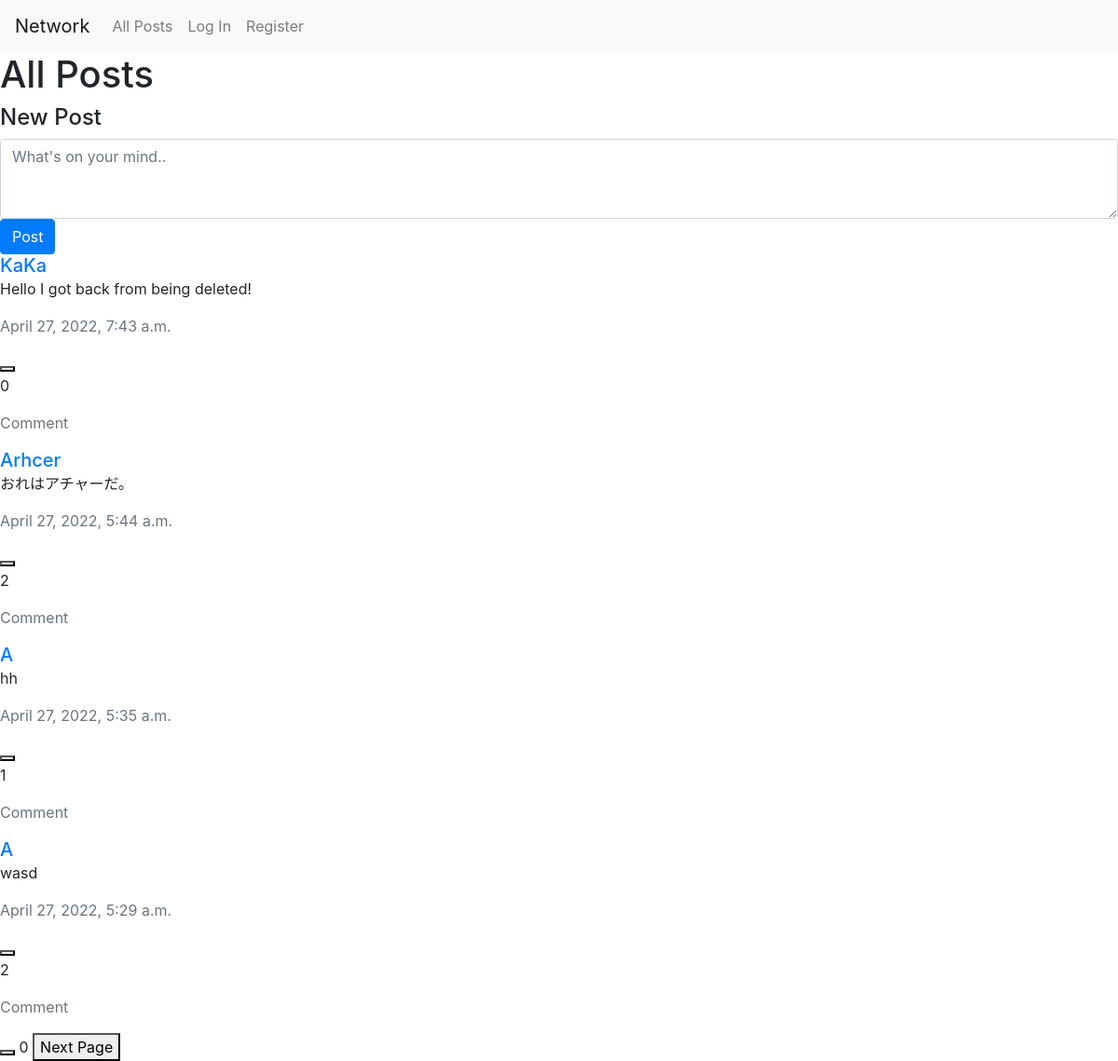
/, run on an earlier commit of the app's database.
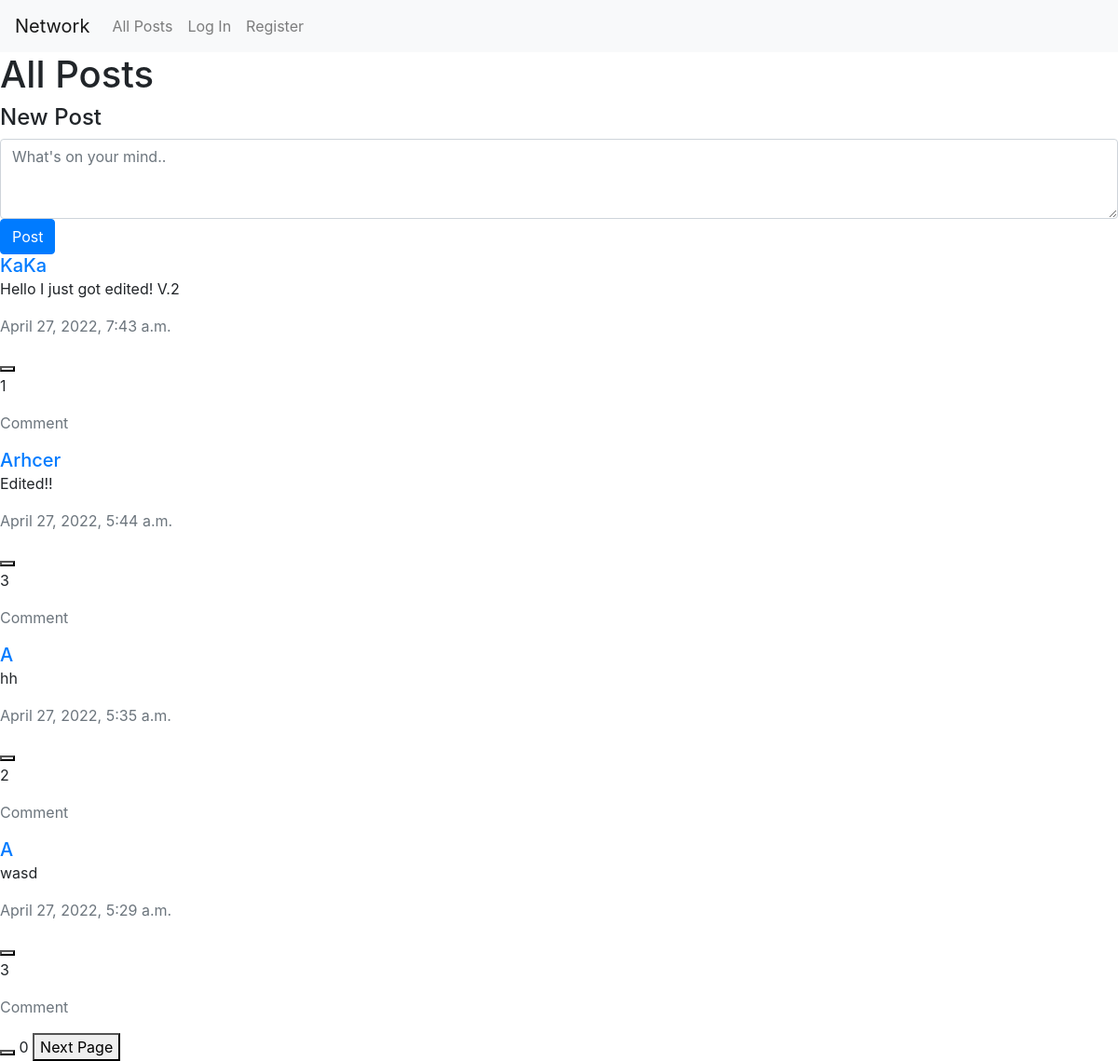
And on a later commit of the database.
### network/models.py (models this page shows, shortened)
class BaseModel(models.Model):
    content = models.TextField()
    likes = models.PositiveIntegerField(default=0)
    date_created = models.DateTimeField(auto_now_add=True)
    class Meta:
        abstract = True

class Post(BaseModel):
    author = models.ForeignKey(
        settings.AUTH_USER_MODEL, null=True, on_delete=models.SET_NULL, related_name="post")

class User(AbstractUser):
    following = models.ManyToManyField(
        "self", null=True, blank=True, symmetrical=False, related_name="follower")
    liked_post = models.ManyToManyField(
        "Post", null=True, blank=True, related_name="liked_user")
    liked_comment = models.ManyToManyField(
        "Comment", null=True, blank=True, related_name="liked_user")

### network/views.py (the view)
# urls.py: path("", views.index, name="index"),
def index(request):
    return render(request, "network/index.html", {
        "posts": Post.objects.all().order_by("-date_created"),
        "title": "All Posts"
    })

### network/templates/network/index.html (shortened to what this page needs)
{% extends "network/layout.html" %}
{% block body %}
    <h1>{{ title }}</h1>
    <div>
        <form action="{% url 'post' %}" method="POST">
            <label for="post-content" class="form-label h4">New Post</label>
            <textarea id="post-content" name="content" rows="3" placeholder="What's on your mind.." class="form-control" required></textarea>
            <input type="submit" value="Post" class="btn btn-primary">
        </form>
        {% include "network/content.html" %}
    </div>
{% endblock %}

### network/templates/network/content.html (shortened to what this page needs)
{% for post in posts %}
    <div>
        <a href="{% url 'profile' post.author.id %}" class="h5">{{ post.author.username }}</a>
        <div class="content-container" data-id="{{ post.id }}">
            <p class="content">{{ post.content }}</p>
        </div>
        <p class="date-created text-muted">{{ post.date_created }}</p>
        <button class="like-post-btn" data-id="{{ post.id }}"></button>
        <p class="like-count">{{ post.likes }}</p>
        <p class="comment text-muted" data-id="{{ post.id }}">Comment</p>
    </div>
{% empty %}
    <h1>No post yet.</h1>
{% endfor %}
    <div id="paginator">
        <button id="previous-page"></button>
        <span id="page-number">0</span>
        <button id="next-page">Next Page</button>
    </div>

What changed in the data, as far as the page shows it:
changed Post "KaKa": content "Hello I got back from being deleted!" → "Hello I just got edited! V.2"; likes "0" → "1"
changed Post "Arhcer": content "おれはアチャーだ。" → "Edited!!"; likes "2" → "3"
changed Post "hh": likes "1" → "2"
changed Post "wasd": likes "2" → "3"
